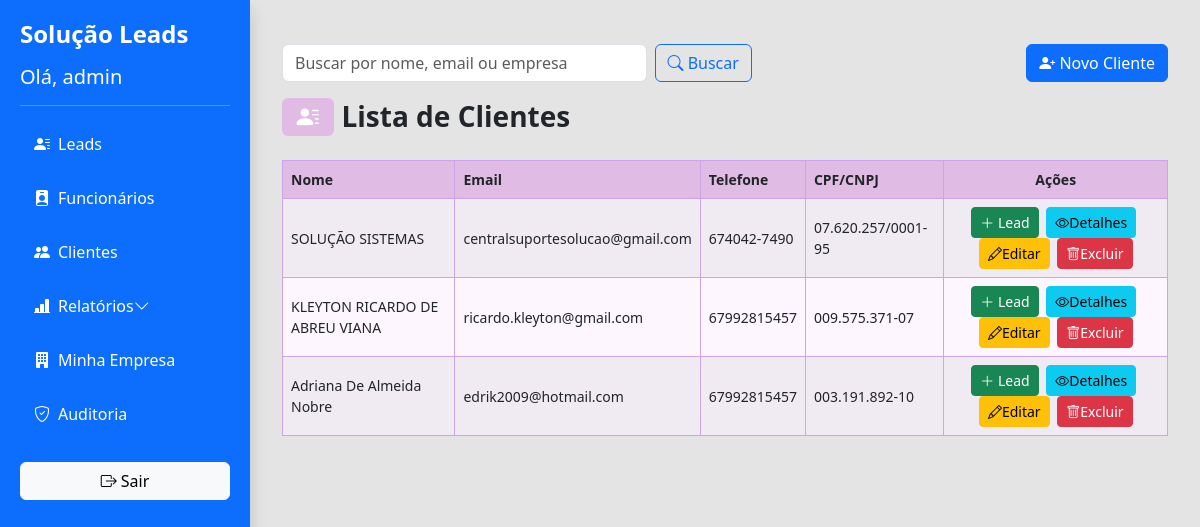
The page /listar_clientes (signed in) on the database as committed earlier.
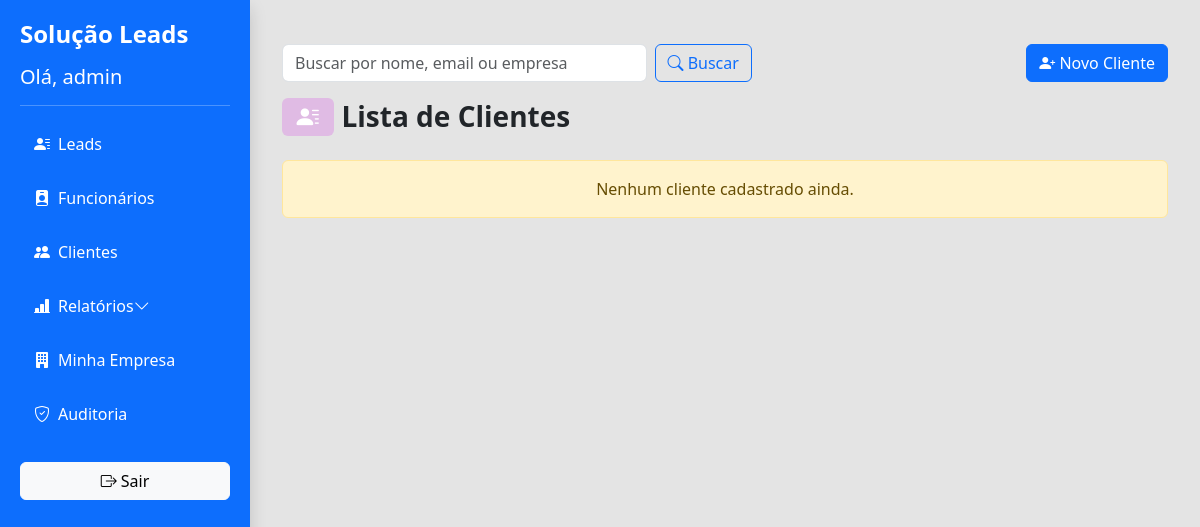
The same page on the database as committed later.
### models.py (models this page shows)
class Cliente(db.Model):
    id = db.Column(db.Integer, primary_key=True)  # Novo campo para identificação interna
    codigo = db.Column(db.Integer, unique=True, nullable=False)  # Código visível, controlado manualmente
    status = db.Column(db.String(10), nullable=False, default="ativo")  # valores: 'ativo', 'inativo'
    nome = db.Column(db.String(120), nullable=False)
    email = db.Column(db.String(120))
    telefone = db.Column(db.String(50))
    empresa = db.Column(db.String(100), nullable=True)
    data_cadastro = db.Column(db.DateTime, server_default=db.func.now())
    data_criacao = db.Column(db.DateTime, default=datetime.utcnow)
    endereco_rua = db.Column(db.String(100))
    endereco_numero = db.Column(db.String(10))
    endereco_complemento = db.Column(db.String(50))
    bairro = db.Column(db.String(50))
    cidade = db.Column(db.String(50))
    estado = db.Column(db.String(2))      # Ex: 'SP', 'RJ'
    rmcep = db.Column(db.String(9))         # Formato: 00000-000
    cpf_cnpj = db.Column(db.String(18), unique=True, nullable=False)

### app.py (the view)
@app.route('/listar_clientes')
@login_required
def listar_clientes():
    termo = request.args.get('busca')
    if termo:
        clientes = Cliente.query.filter(
            Cliente.nome.ilike(f"%{termo}%") |
            Cliente.email.ilike(f"%{termo}%") |
            Cliente.empresa.ilike(f"%{termo}%")
        ).all()
    else:
        clientes = Cliente.query.all()
    return render_template('listar_clientes.html', clientes=clientes)

### app.py (called while the page is built)
@login_manager.user_loader
def load_user(user_id):
    return db.session.get(Usuario, int(user_id))

@app.context_processor
def inject_empresa():
    if current_user.is_authenticated:
        return {'empresa': current_user.empresa}
    return {'empresa': None}

### templates/listar_clientes.html (shortened to what this page needs)
{% extends 'base.html' %}
{% block conteudo %}
<div class="container-fluid mt-4">
  <form method="GET" action="{{ url_for('listar_clientes') }}" class="row g-2 mb-3 align-items-end">
    <div class="col-md-5">
      <input type="text" name="busca" class="form-control" placeholder="Buscar por nome, email ou empresa" value="{{ request.args.get('busca', '') }}">
    </div>
    <div class="col-md-auto">
      <button type="submit" class="btn btn-outline-primary">
        <i class="bi bi-search"></i> Buscar
      </button>
    </div>
    <div class="col-md-auto ms-auto">
      <a href="{{ url_for('criar_cliente') }}" class="btn btn-primary">
        <i class="bi bi-person-plus-fill"></i> Novo Cliente
      </a>
    </div>
  </form>
  <h3 class="d-flex align-items-center mb-4" style="font-weight: 600; font-size: 1.75rem;">
    <span class="badge text-white me-2" style="background-color: #E0BBE4; font-size: 1.4rem;">
      <i class="bi bi-person-lines-fill"></i>
    </span>
    Lista de Clientes
  </h3>
  {% if clientes %}
    <table class="table table-striped table-hover align-middle table-theme-lilas-claro">
      <thead>
        <tr>
          <th>Nome</th>
          <th>Email</th>
          <th>Telefone</th>
          <th>CPF/CNPJ</th>
          <th class="text-center">Ações</th>
        </tr>
      </thead>
      <tbody>
        {% for cliente in clientes %}
          <tr>
            <td>{{ cliente.nome }}</td>
            <td>{{ cliente.email }}</td>
            <td>{{ cliente.telefone }}</td>
            <td>{{ cliente.cpf_cnpj }}</td>
            <td class="text-center">
              <a href="{{ url_for('criar_lead', cliente_id=cliente.codigo) }}" class="btn btn-sm btn-success me-1">
  <i class="bi bi-plus-lg"></i> Lead
</a>
              <a href="{{ url_for('detalhes_cliente', cliente_id=cliente.codigo) }}" class="btn btn-sm btn-info me-1">
                <i class="bi bi-eye"></i>Detalhes
              </a>
              <a href="{{ url_for('editar_cliente', cliente_id=cliente.codigo) }}" class="btn btn-sm btn-warning me-1">
                <i class="bi bi-pencil"></i>Editar
              </a>
              <button type="button" class="btn btn-sm btn-danger" onclick="confirmarExclusao('{{ url_for('excluir_cliente', cliente_id=cliente.codigo) }}')">
                <i class="bi bi-trash"></i>Excluir
              </button>
            </td>
          </tr>
        {% endfor %}
      </tbody>
    </table>
  {% else %}
    <div class="alert alert-warning text-center mt-4">Nenhum cliente cadastrado ainda.</div>
  {% endif %}
</div>
{% endblock %}

Rows that differ between the two databases and show on the page:
removed Cliente: nome "SOLUÇÃO SISTEMAS", email "centralsuportesolucao@gmail.com", telefone "674042-7490", cpf_cnpj "07.620.257/0001-95"
removed Cliente: nome "KLEYTON RICARDO DE ABREU VIANA", email "ricardo.kleyton@gmail.com", telefone "67992815457", cpf_cnpj "009.575.371-07"
removed Cliente: nome "Adriana De Almeida Nobre", email "edrik2009@hotmail.com", telefone "67992815457", cpf_cnpj "003.191.892-10"
Other text that changed with them:
text no longer shown: "Nome Email Telefone CPF/CNPJ Ações"
text now shown: "Nenhum cliente cadastrado ainda."
